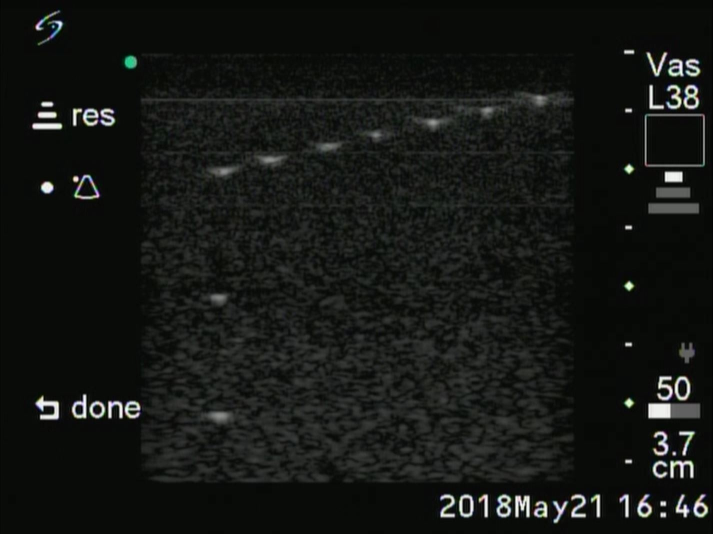
%> input picture lab3/G3/pic/hw1_lowgain_out.JPG, 1426 x 1067 px (shown at 1/2 size)
$ octave PSF.m   (GNU Octave 9; MATLAB toolbox functions it lacks are replaced by stand-ins)
%> lines starting %> are read from the running program, lines starting %| are printed output that depends on the picture
clear all
DR = 60;	% dynamic range (動態範圍) of the image
                % 因Sonosite無法顯示使用的動態範圍(通常會顯示在其他系統的原始影像上),可直接使用DR=60
Image1 = 'hw1_highgain_in.JPG';
Image2 = 'hw1_highgain_out.JPG';
Image3 = 'hw1_lowgain_in.JPG';
Image4 = 'hw1_lowgain_out.JPG';

Realx = 110:960; Realy = 280:980;
ptx_in =700:800; pty_in = 110:220; specx_in = 300:430; specy_in = 1:700;
% 在MATLAB中,imread進來的影像資料 data type 為 "uint8"
OriIm1 = imread(Image4);
%> OriIm1 is the input picture: size 1067x1426x3 uint8; mean R, G, B 21.2, 23.3, 20.4
%GrayIm = rgb2gray(OriIm);	% rgb to gray scale, data type : uint8

% 在MATLAB中，+,-,*,/等數值運算或函式只能使用於data type為double的資料上，
% 因此，在此先將uint8的data type轉成"double"
GrayIm1 = double(OriIm1);
figure,imagesc(OriIm1), colormap(gray)

% 將原始影像上，真正屬於仿體影像的部份取出，不同的影像取的區域不同，
% 請自己找出自己擷取影像真正屬於仿體影像的部份
GrayIm1 = GrayIm1(Realx,Realy);
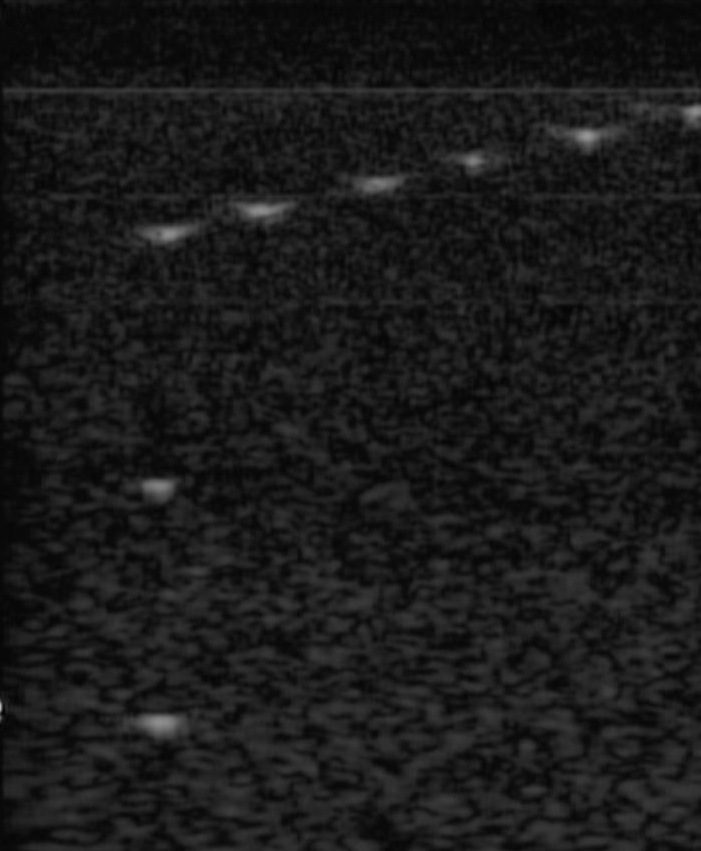
%> GrayIm1: size 851x701 double; min 0, max 187, mean 26
OriIm1 = OriIm1(Realx,Realy);
%> OriIm1: size 851x701 uint8

% gray to dB 由0-255的灰階轉成 dB
dBIm1 = GrayIm1 - min(min(GrayIm1));	% set min value to 0
dBIm1 = dBIm1/max(max(dBIm1));			% normalization, 0 - 1
dBIm1 = dBIm1*DR;							% to dB, 0 - DR

% show B-mode image
figure;
subplot(2,5,[1 2,6 7]);
image(dBIm1)
colormap(gray(DR))
axis image
colorbar
title(strcat('B-mode image, dynamic range = ', num2str(DR), 'dB'))
hold on
rectangle('Position',[pty_in(1) ptx_in(1) pty_in(end)-pty_in(1) ptx_in(end)-ptx_in(1)],'EdgeColor','r')
hold on
rectangle('Position',[specy_in(1) specx_in(1) specy_in(end)-specy_in(1) specx_in(end)-specx_in(1)],'EdgeColor','g');

% ---------------------  estimate PSF size  -----------------
% 請比較不同深度上的點，PSF size有無差別?
% 比較single zone focusing與multi-zone focusing,同一深度的PSF size有無差別?

% 點的範圍
OriPt1 = OriIm1(ptx_in, pty_in);
ImPt1 = dBIm1(ptx_in, pty_in);    % 請輸入範圍
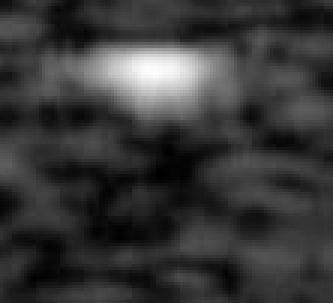
%> ImPt1: size 101x111 double (shown 3 times larger); min 2.25, max 45.56, mean 11.8; drawn with min black and max white

subplot(2,5,3);
imagesc(OriPt1),colormap(gray),axis image;

% 以lateral projection求橫向上的PSF size
ptLalProj = max(ImPt1) - max(max(ImPt1)); % normalise, in dB
%> ptLalProj = 111 values, max 0 at index 52, min -30.48 at index 110, mean -19.89
x = 1:1:size(ptLalProj,2);
%> x = 111 values from 1 to 111
xq = 1:0.1:size(ptLalProj,2);
%> xq = 1101 values from 1 to 111
ptLalProj = interp1(x,ptLalProj,xq);
%> ptLalProj = 1101 values, max 0 at index 511, min -30.48 at index 1091, mean -19.82
threshLal = ones(size(ptLalProj,2))*(-6);

% axial projection
ImPt1 = ImPt1.';
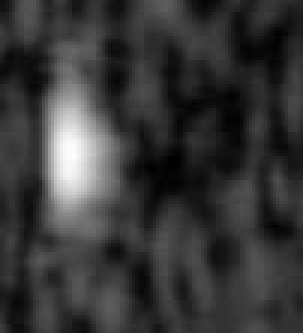
%> ImPt1: size 111x101 double (shown 3 times larger); min 2.25, max 45.56, mean 11.8; mean of the top-left, top-right, bottom-left and bottom-right quarters 14.9, 8.1, 13.7, 10.4; drawn with min black and max white
ptAxiProj = max(ImPt1) - max(max(ImPt1));   % 請transpose 點影像, 再取與lateral projection相同的計算方式
%> ptAxiProj = 101 values, max 0 at index 25, min -33.37 at index 75, mean -25.7
x = 1:1:size(ptAxiProj,2);
%> x = 101 values from 1 to 101
xq = 1:0.1:size(ptAxiProj,2);
%> xq = 1001 values from 1 to 101
ptAxiProj = interp1(ptAxiProj,xq);
%> ptAxiProj = 1001 values, max 0 at index 241, min -33.37 at index 741, mean -25.64
threshAxi = ones(size(ptAxiProj,2))*(-6);

% 計算 lateral projection 的-6dB寬度. 此為psf size
idxLal = find(ptLalProj >= -6 );	% find the indexes of the values, >= -6 dB
%> idxLal = 205 values from 416 to 620
idxAxi = find(ptAxiProj >= -6 );
%> idxAxi = 97 values from 186 to 282
% !!!!!!!!!!! 近似求法，請以較準確的方法求出-6dB寬度?
Width6dBLal = (idxLal(end) - idxLal(1))*0.1;
%> Width6dBLal = 20.4
Width6dBAxi = (idxAxi(end) - idxAxi(1))*0.1;
%> Width6dBAxi = 9.6
                              % -6 dB width in index, !!! 此為近似的求法 (相當不準確)
							  % 因idx(end)與idx(1)所對應的值未必恰好等於 -6 dB，
                              % 要準確的求出-6dB寬度，至少得將對應-6 dB的index值內插出來再求
                              % 此外要注意，此時求出來的寬度僅為相差的index大小
                              % 若要換算成實際的單位如 mm，得找出兩個連續index間實際間隔多少mm
% show lateral projection
subplot(2,5,4);
plot(ptLalProj)
hold on
plot(threshLal,'r')
title(strcat('lateral projection, size = ', num2str(Width6dBLal)))

subplot(2,5,5);
plot(ptAxiProj)
hold on
plot(threshAxi,'r')
title(strcat('axial projection, size = ', num2str(Width6dBAxi)))

% 以axis projection求軸向上PSF size
% 幾乎與lateral projection一樣的求法


% ------------------ speckle std ------------------
% 計算speckle的標準差?
% 將影像上均質的部份選出來計算speckle std
% 可與理論值 4.34 dB做個驗證
spec_1 = dBIm1(specx_in, specy_in);
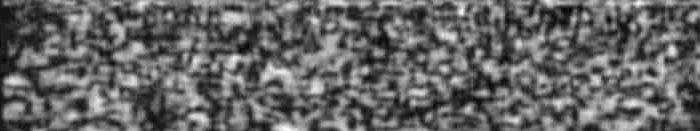
%> spec_1: size 131x700 double; min 1.28, max 17.65, mean 7.75; drawn with min black and max white
speckleStd = std2(spec_1);
%> speckleStd = 2.83
subplot(2,5,8);
imagesc(spec_1),colormap(gray), axis image, set(gca, 'YTick', [0 25]), title(strcat('Standard Deviation = ', num2str(speckleStd), 'dB'));

% -------------------- speckle histogram -----------------------
% dB to linear, 計算histogram前，得先將dB資料，轉為原來的linear的資料格式
% dB = 20*log10(E), E: amplitude => E = 10^(dB/20)
% dB = 10*log10(I), I: intensity => I = 10^(dB/10)
% 與計算std時一樣，取影像上均質的部份出來計算histogram
% 可使用MATLAB的函式"hist"來求出及畫出histgoram, "hist"僅只處理1-D的data,
% 所以需先使用reshape將2-D data 轉成1-D

% histogram 相當於 機率分布，(即高中所學的長條圖)
%可驗證speckle intensity及amplitude理論上的機率分布 (expenential distribution 及 Reyleigh distribution)

LinearIm_I = 10.^(spec_1/10);	% intensity 為 10.^(圖像dB值/10)
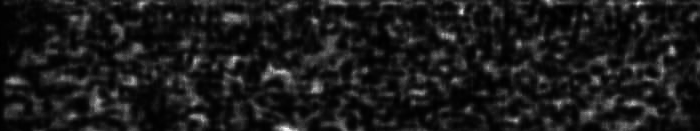
%> LinearIm_I: size 131x700 double; min 1.34, max 58.17, mean 7.4; drawn with min black and max white
LinearIm_E = 10.^(spec_1/20);	% amplitude 為 10.^(圖像dB值/20)
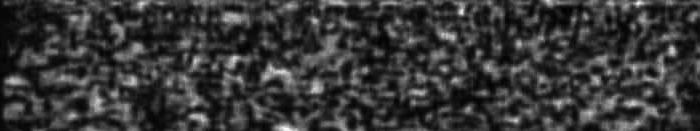
%> LinearIm_E: size 131x700 double; min 1.16, max 7.63, mean 2.58; drawn with min black and max white

subplot(2,5,9);
% 請先把 LinearIm_I 以及 LinearIm_E 變成column vector, 再使用hist指令畫出機率分布圖
hist(LinearIm_I(:),20);	% 像expenential distribution嗎?
title('Speckle Intensity Distribution');xlabel('I');ylabel('P_I')
subplot(2,5,10);
hist(LinearIm_E(:),20);	% 像Reyleigh distribution嗎?
title('Speckle Amplitude Distribution');xlabel('E');ylabel('P_E')
%> after `ylabel('P_E')`:
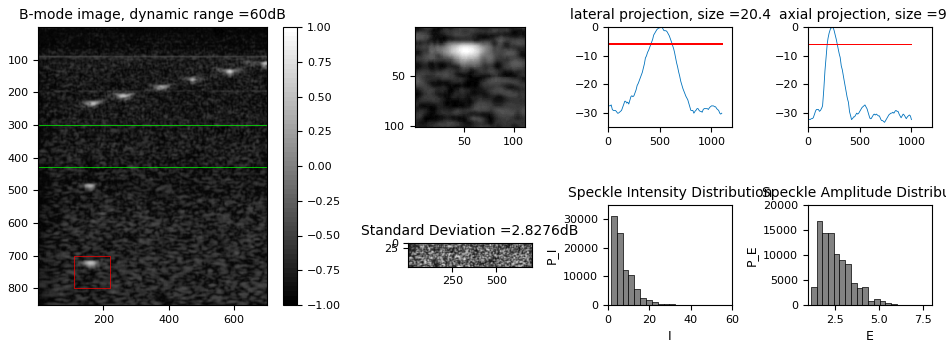
%> figure redrawn from the program's plot data, 7 panels
